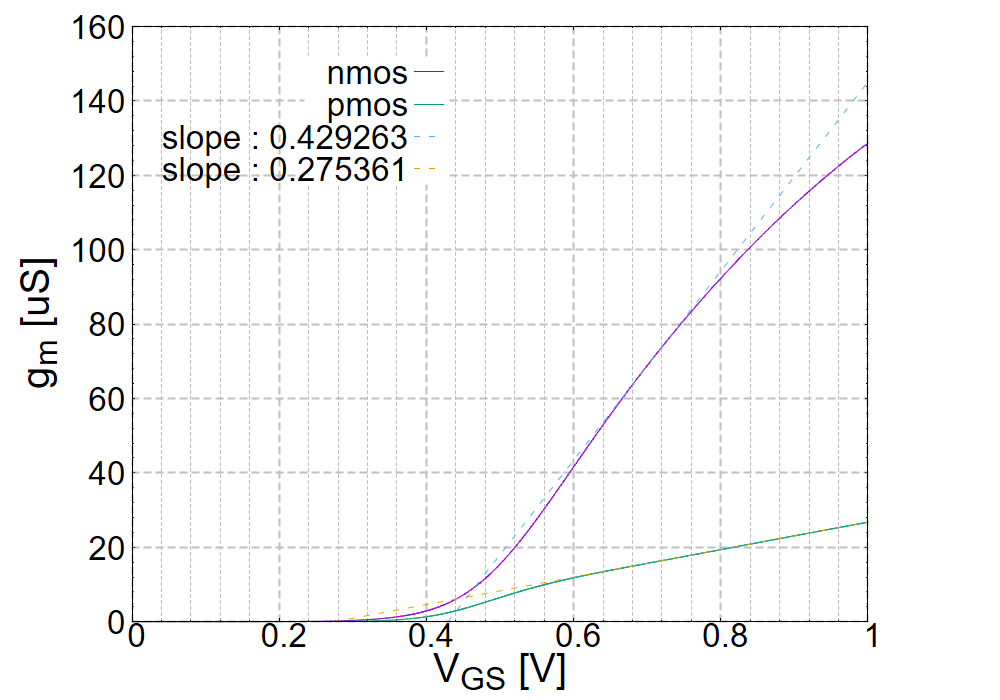

The gnuplot source for this figure:
#set datafile separator ","
#set multiplot

set grid xtics mxtics ytics linewidth 2, linewidth 1, linewidth 1
set tics font "Arial,30"
set xlabel "V_{GS} [V]" font "Arial,30" offset 0,-1
set ylabel "g_{m} [uS]" font "Arial,30" offset -8,0
#set y2label " []" font "Arial,30" offset 8,0
set key font"Arial,25"
set key top left spacing 2.5 offset 25,-2
set terminal windows size 1000,700
set lmargin 20
set rmargin 20
set bmargin 6
set tmargin 2
set tics font "Arial,25"
#set xtics 1 offset -3, -1
#set ytics
#set y2tics
set mxtics 5
set mytics 5
set grid xtics mxtics ytics linewidth 2, linewidth 1, linewidth 1

set xrange [0 : 1]
#set yrange [0 : 50e-3]
#set y2range [ : ]

###################################################################
#       M = 
#       L = 
#       W = 
#       vds
#       Vgs
#       Vbs
#
#       vin 
#
###################################################################

#x_scale = 1e3
y_scale = 1e6

input = "data\\n_p_gm_Vgs.dat"

plot   input skip 6 using 1  : ((($2 )) * y_scale) with lines title "nmos"
replot input skip 6 using 1  : ((($3 )) * y_scale) with lines title "pmos"

f(x) = A * x + B
g(x) = C * x + D
A = C = 100e-6
B = D = -1e-3

fit [0.69 : 0.71] f(x) input skip 6 using 1  : (($2 )) via A, B 
fit [0.69 : 0.71] g(x) input skip 6 using 1  : (($3 )) via C, D 

set yrange[0 : ]

replot f(x) * y_scale with lines dt (5, 10) title sprintf("slope : %f", -1 * B / A)
replot g(x) * y_scale with lines dt (5, 10) title sprintf("slope : %f", -1 * D / C)

pause -1
